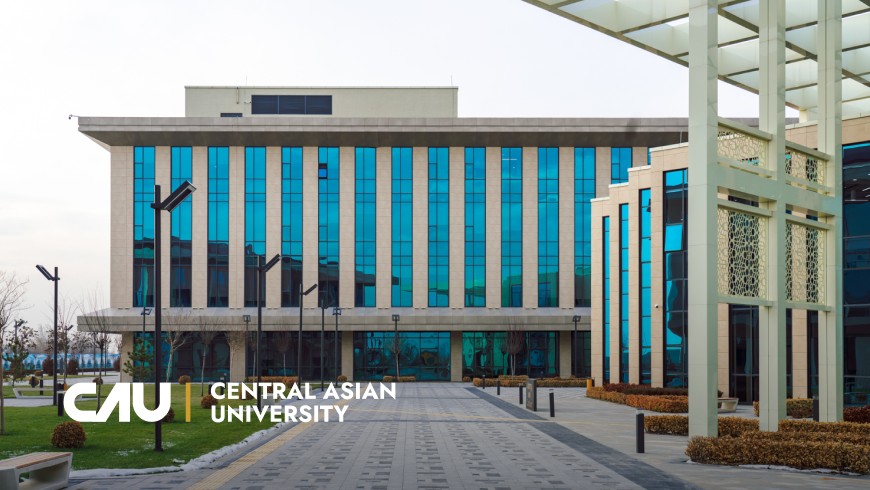
#> input picture week_1/Lab/CAU.png, 870 x 490 px, found by its file name
$ jupyter execute Week2_Lab2.ipynb
#> lines starting #> are read from the running program, lines starting #| are printed output that depends on the picture
[cell 1]
import cv2
import matplotlib.pyplot as plt

image = cv2.imread('images/CAU.png')
#> image is the input picture: shape (490, 870, 3); mean B, G, R 147.5, 149.8, 137.1
image_RGB = cv2.cvtColor(image, cv2.COLOR_BGR2RGB)

add_image = cv2.add(image_RGB, 100)
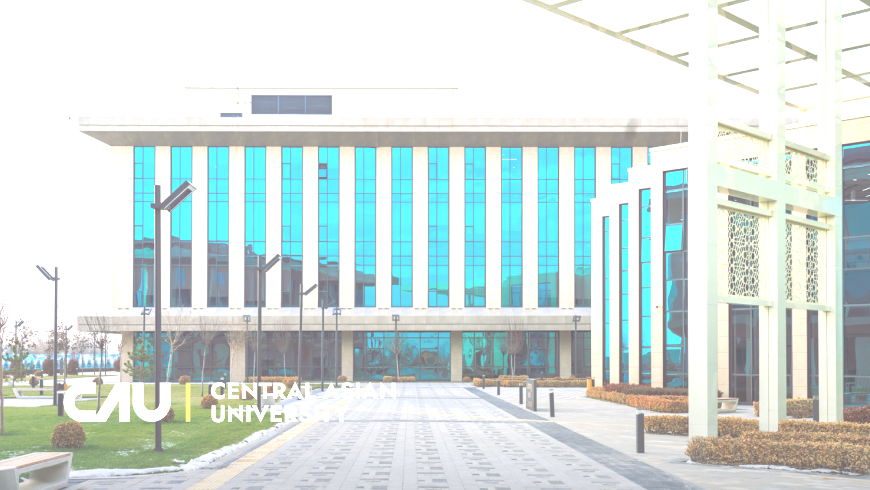
#> add_image: shape (490, 870, 3); mean R, G, B 210.3, 223.5, 221.2
subtract_image = cv2.subtract(image_RGB, 50)
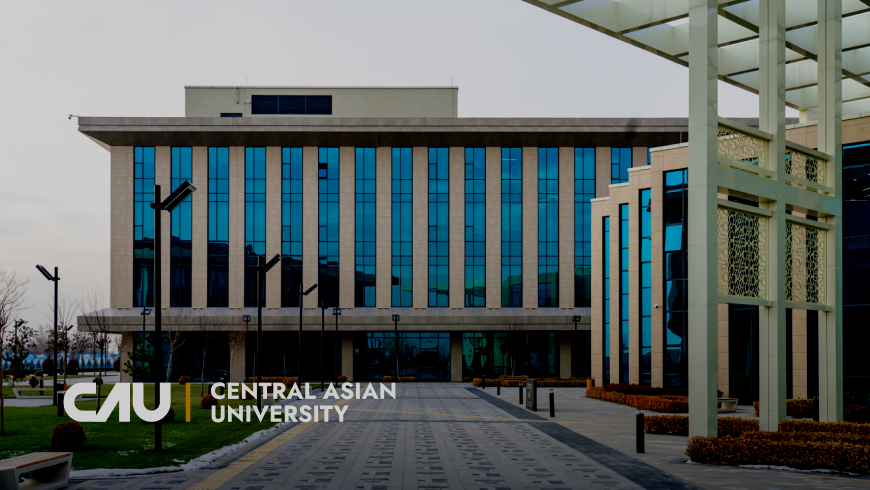
#> subtract_image: shape (490, 870, 3); mean R, G, B 93.5, 101.5, 99.6
multiply_image = cv2.multiply(image_RGB, 2)
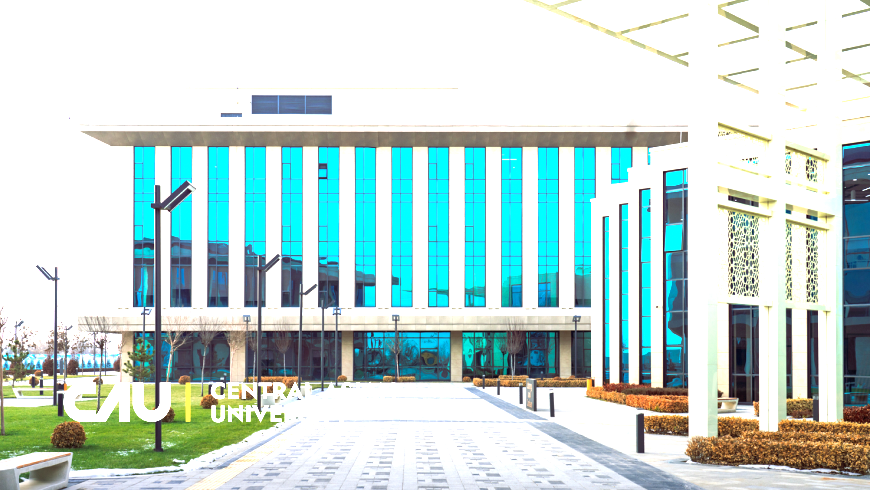
#> multiply_image: shape (490, 870, 3); mean R, G, B 192.7, 216, 212.5
divide_image = cv2.divide(image_RGB, 3.0)
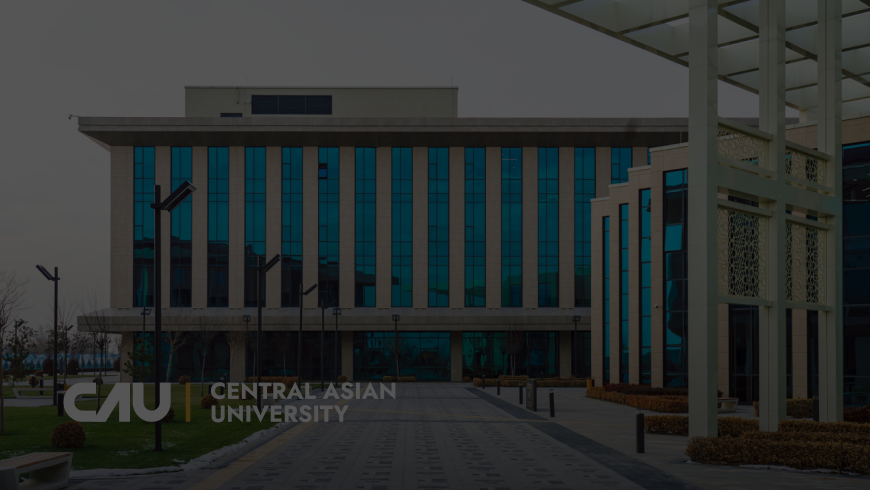
#> divide_image: shape (490, 870, 3); mean R, G, B 45.7, 49.9, 49.2

plt.imshow(image_RGB)
plt.title('Original Image')
plt.axis('off')

plt.figure(figsize=(8,8))
plt.subplot(2, 2, 1)
plt.title('Add Image')
plt.imshow(add_image)
plt.axis('off')
plt.subplot(2, 2, 2)
plt.title('Subtract Image')
plt.imshow(subtract_image)
plt.axis('off')
plt.subplot(2, 2, 3)
plt.title('Multiply Image')
plt.imshow(multiply_image)
plt.axis('off')
plt.subplot(2, 2, 4)
plt.title('Divivde Image')
plt.imshow(divide_image)
plt.axis('off')
plt.show()
